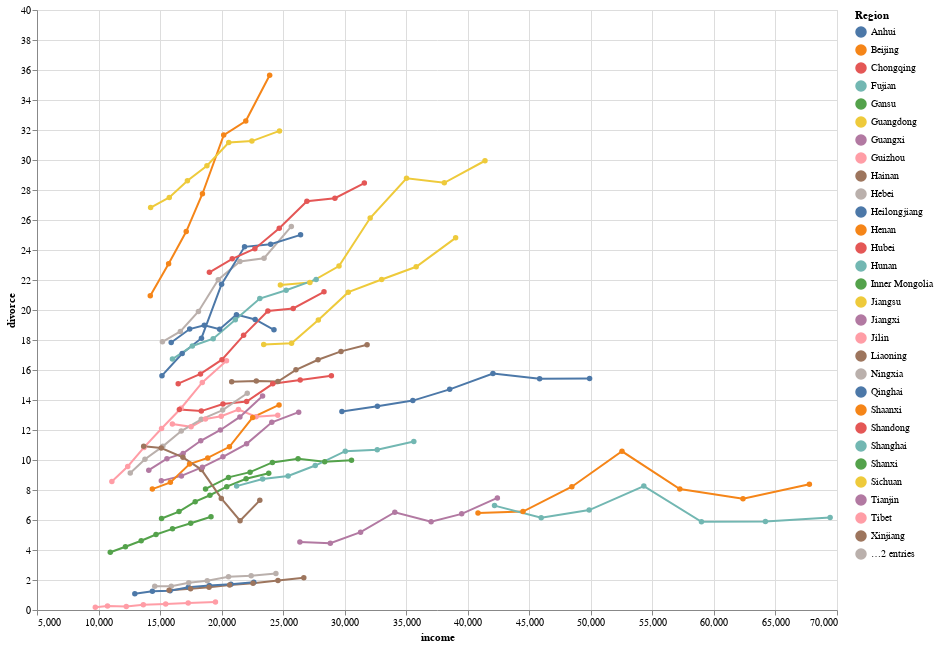

Notebook code cell kept with this figure:
### Code cell
alt.Chart(merged_df).mark_line(point=True).encode(
    x=alt.X('income'),
    y='divorce',
    color='Region',
    tooltip=['Region', 'income', 'divorce', 'year']
).properties(
    width=800,
    height=600
)

### Figure 1 — Vega-Lite specification as saved in the notebook (floating-point values rounded to 4 significant figures; data arrays with more than 128 entries replaced by an {"elided": "..."} marker saying what was removed)
{"config": {"view": {"continuousWidth": 400, "continuousHeight": 300}}, "data": {"name": "data-c6f25b12cd0658317ec67b938588121b"}, "mark": {"type": "line", "point": true}, "encoding": {"color": {"type": "nominal", "field": "Region"}, "tooltip": [{"type": "nominal", "field": "Region"}, {"type": "quantitative", "field": "income"}, {"type": "quantitative", "field": "divorce"}, {"type": "nominal", "field": "year"}], "x": {"type": "quantitative", "field": "income"}, "y": {"type": "quantitative", "field": "divorce"}}, "height": 600, "width": 800, "$schema": "https://vega.github.io/schema/vega-lite/v4.8.1.json", "datasets": {"data-c6f25b12cd0658317ec67b938588121b": {"elided": "217 records"}}}
